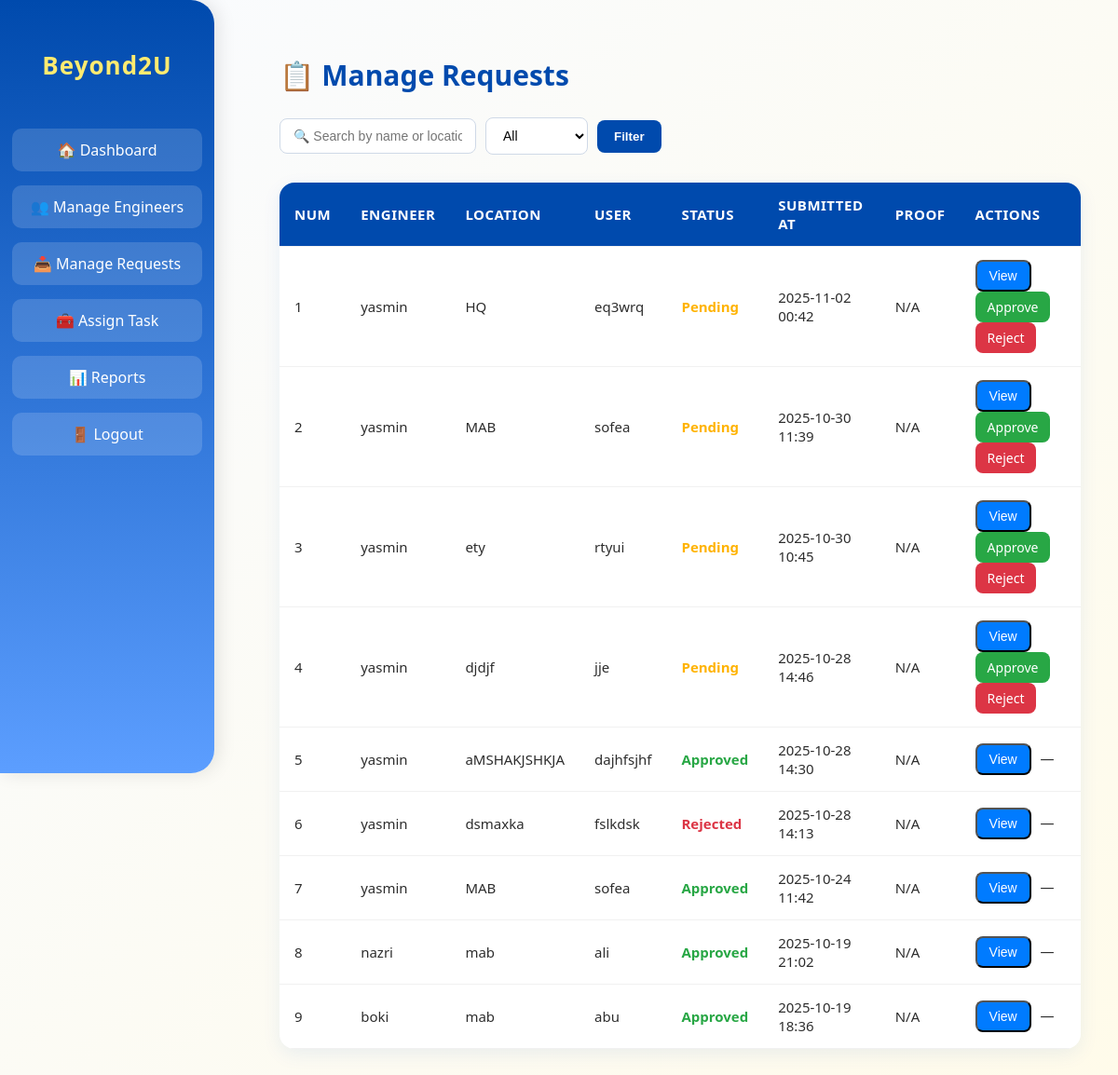
Page /beyond2u/manage_requests/ (signed in) on the earlier database version.
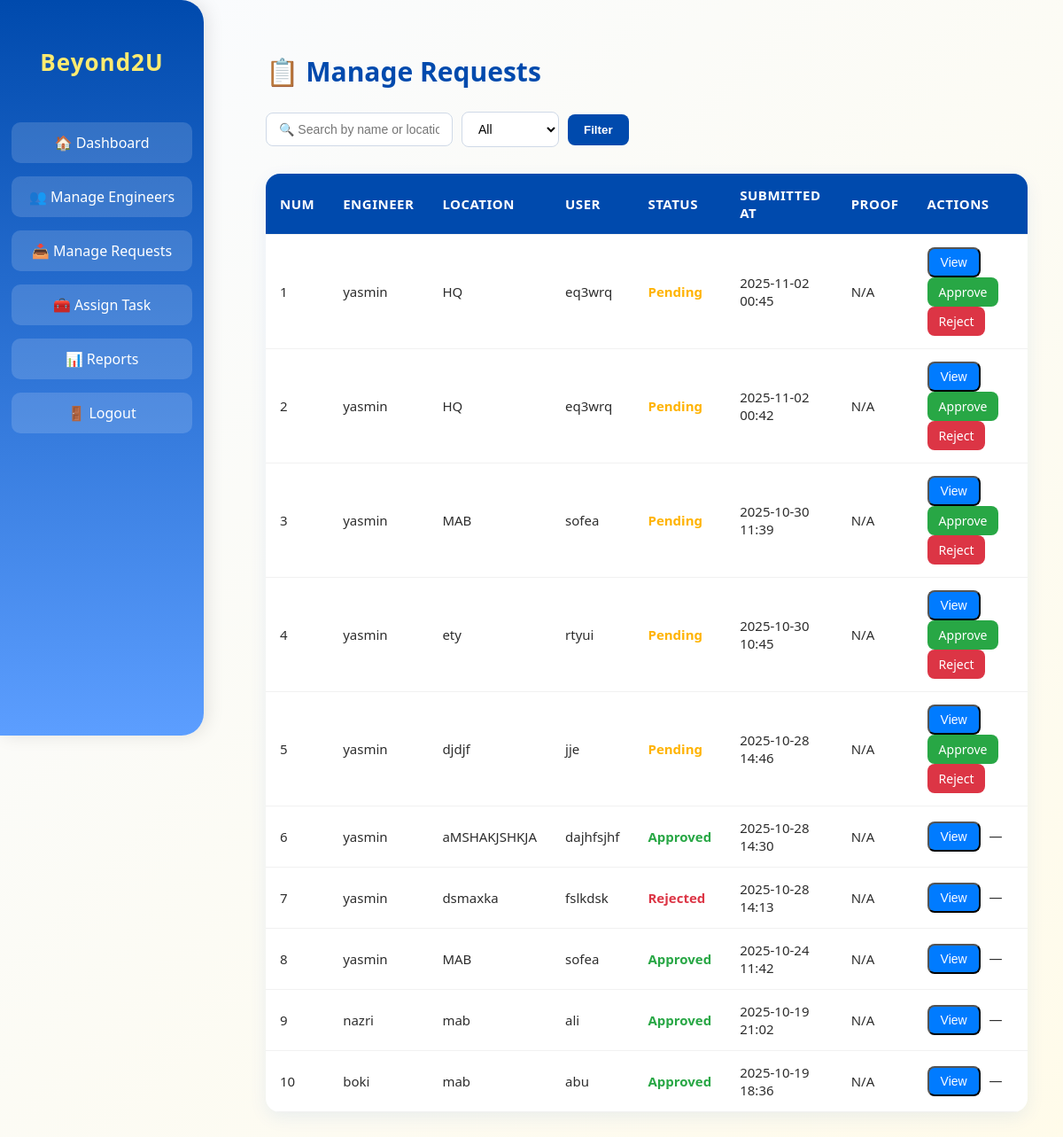
Same page on the later database version.
### inventorySystem/models.py (models this page shows, shortened)
class User(AbstractUser):
    ROLE_CHOICES = [
        ('TeamLead', 'Team Lead'),
        ('SystemEngineer', 'System Engineer'),
    ]
    role = models.CharField(max_length=20, choices=ROLE_CHOICES, default='SystemEngineer')

class Request(models.Model):
    TYPE_CHOICES = [
        ('Asset Refresh', 'Asset Refresh'),
        ('Parts Upgrade', 'Parts Upgrade'),
        ('Tech Refresh', 'Tech Refresh'),
    ]
    STATUS_CHOICES = [
        ('Pending', 'Pending'),
        ('Approved', 'Approved'),
        ('Rejected', 'Rejected'),
    ]
    FORMAT_STATUS_CHOICES = [
        ('Formatted', 'Formatted'),
        ('Not Formatted', 'Not Formatted'),
    ]
    UPLOAD_STATUS_CHOICES = [
        ('Uploaded', 'Uploaded'),
        ('Not Yet', 'Not Yet'),
    ]
    engineer = models.ForeignKey(settings.AUTH_USER_MODEL, on_delete=models.CASCADE)
    type = models.CharField(max_length=50, choices=TYPE_CHOICES)
    location = models.CharField(max_length=100)
    user = models.CharField(max_length=100)
    old_barcode = models.CharField(max_length=100, blank=True, null=True)
    new_barcode = models.CharField(max_length=100, blank=True, null=True)
    old_serial = models.CharField(max_length=100, blank=True, null=True)
    new_serial = models.CharField(max_length=100, blank=True, null=True)
    old_ip = models.GenericIPAddressField(blank=True, null=True)
    new_ip = models.GenericIPAddressField(blank=True, null=True)
    new_mac = models.CharField(max_length=50, blank=True, null=True)
    old_hostname = models.CharField(max_length=100, blank=True, null=True)
    new_hostname = models.CharField(max_length=100, blank=True, null=True)
    start_time = models.DateTimeField(blank=True, null=True)
    end_time = models.DateTimeField(blank=True, null=True)
    rescheduled_date = models.DateField(blank=True, null=True)
    status = models.CharField(max_length=20, choices=STATUS_CHOICES, default='Pending')
    format_status = models.CharField(max_length=20, choices=FORMAT_STATUS_CHOICES, blank=True, null=True)
    upload_status = models.CharField(max_length=20, choices=UPLOAD_STATUS_CHOICES, default='Not Yet')
    reason_not_formatted = models.TextField(blank=True, null=True)
    reason_not_uploaded = models.TextField(blank=True, null=True)
    remarks = models.TextField(blank=True, null=True)
    proof = models.FileField(upload_to='', blank=True, null=True)
    assigned_approver = models.ForeignKey(
        settings.AUTH_USER_MODEL,
        related_name='approver_requests',
        on_delete=models.SET_NULL,
        null=True,
        blank=True
    )
    created_at = models.DateTimeField(auto_now_add=True)
    updated_at = models.DateTimeField(auto_now=True)

### inventorySystem/views.py (the view, shortened to what this page needs)
# urls.py: path('manage_requests/', views.manage_requests, name='manage_requests'),
@login_required(login_url='login')
def manage_requests(request):
    search_query = request.GET.get('search', '')
    status_filter = request.GET.get('status', 'all')
    requests_qs = Request.objects.all()
    tech_qs = TechRefresh.objects.all()
    if status_filter and status_filter != 'all':
        requests_qs = requests_qs.filter(status=status_filter)
        tech_qs = tech_qs.filter(status=status_filter)
    combined_requests = []
    for r in requests_qs:
        combined_requests.append({
            'id': r.id,
            'type': r.type,
            'engineer': r.engineer.username if r.engineer else 'N/A',
            'user': r.user or 'N/A',
            'location': r.location or 'N/A',
            'status': r.status,
            'old_hostname': r.old_hostname or '-',
            'new_hostname': r.new_hostname or '-',
            'old_serial': r.old_serial or '-',
            'new_serial': r.new_serial or '-',
            'rescheduled_date': r.rescheduled_date or '-',
            'format_status': r.format_status or '-',
            'reason_not_formatted': r.reason_not_formatted or '-',
            'upload_status': r.upload_status or '-',
            'reason_not_uploaded': r.reason_not_uploaded or '-',
            'remarks': r.remarks or '-',
            'proof': r.proof.url if r.proof else None,
            'created_at': r.created_at,
        })
    combined_requests.sort(key=lambda x: x['created_at'], reverse=True)
    context = {
        'requests': combined_requests,
        'search_query': search_query,
        'status_filter': status_filter,
    }
    return render(request, 'manage_requests.html', context)

### inventorySystem/templates/manage_requests.html (shortened to what this page needs)
<!DOCTYPE html>
<html lang="en">
<head>
</head>
<body>
  <div class="sidebar">
    <h2>Beyond2U</h2>
    <a href="{% url 'teamlead_dashboard' %}">🏠 Dashboard</a>
    <a href="{% url 'manage_engineers' %}">👥 Manage Engineers</a>
    <a href="{% url 'manage_requests' %}">📥 Manage Requests</a>
    <a href="{% url 'assign_task' %}">🧰 Assign Task</a>
    <a href="{% url 'reports' %}">📊 Reports</a>
    <a href="{% url 'logout' %}">🚪 Logout</a>
  </div>
  <div class="content">
    <h1>📋 Manage Requests</h1>
    <form method="GET">
      <input type="text" name="search" placeholder="🔍 Search by name or location" value="{{ search_query }}">
      <select name="status">
        <option value="all" {% if status_filter == 'all' %}selected{% endif %}>All</option>
      </select>
      <button type="submit" class="btn-primary">Filter</button>
    </form>
    <table>
      <thead>
        <tr>
          <th>Num</th>
          <th>Engineer</th>
          <th>Location</th>
          <th>User</th>
          <th>Status</th>
          <th>Submitted At</th>
          <th>Proof</th>
          <th>Actions</th>
        </tr>
      </thead>
      <tbody>
        {% for req in requests %}
        <tr>
          <td>{{ forloop.counter }}</td>
          <td>{{ req.engineer }}</td>
          <td>{{ req.location }}</td>
          <td>{{ req.user }}</td>
          <td class="status-{{ req.status|lower }}">{{ req.status }}</td>
          <td>{{ req.created_at|date:"Y-m-d H:i" }}</td>
          <td>{% if req.proof %}<a href="{{ req.proof }}" target="_blank">View</a>{% else %}N/A{% endif %}</td>
          <td>
            <button class="btn view-btn" onclick="openPopup('req-{{ req.id }}')">View</button>
            {% if req.status == "Pending" %}
              <a href="{% url 'approve_request' req.id %}" class="btn approve-btn">Approve</a>
              <a href="{% url 'reject_request' req.id %}" class="btn reject-btn">Reject</a>
            {% else %}
              <span>—</span>
            {% endif %}
          </td>
        </tr>
        {% empty %}
        <tr><td colspan="8" style="text-align:center;">No requests found.</td></tr>
        {% endfor %}
      </tbody>
    </table>
  </div>
</body>
</html>

Differences in the rows shown:
added Request: location "HQ", user "eq3wrq", status "Pending", created_at "2025-11-02 00:45"
Other differences:
new list line: "1 N/A View Approve Reject"
new list line: "yasmin"
